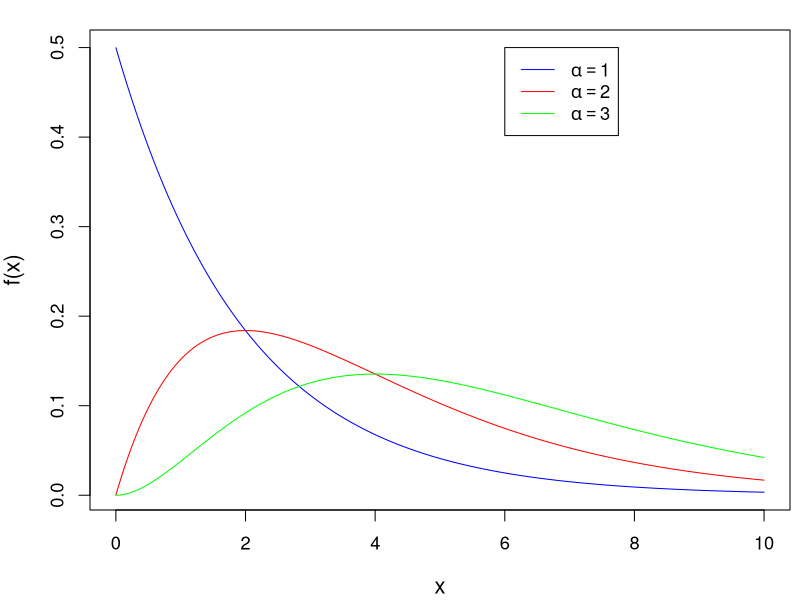
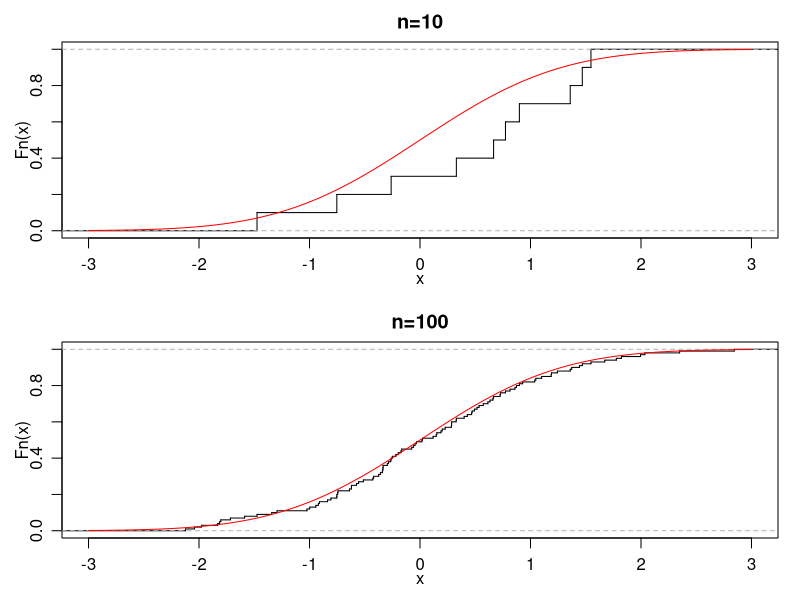

The R source for these figures, in order:
## ---- chunk 1
knitr::opts_chunk$set(echo = TRUE)
knitr::opts_chunk$set(fig.align='center',collapse = TRUE)
## ---- chunk 2
x = seq(0.001,10,length = 10000) #生成横坐标值
lambda = 0.5
alpha = 1
y = dgamma(x,shape=alpha,rate = lambda) #计算相应的密度值
par(mai=c(0.9,0.9,0.3,0.1),cex=1.1) #调整图像边缘空白处大小，初学者可不用设置
plot(x,y,type="l",ylab = "f(x)",col="blue",cex.lab=1.2)

#画第二组参数的图像
alpha = 2
y = dgamma(x,shape=alpha,rate = lambda)
lines(x,y,col="red") #此次通过lines命令画第二组参数的图，若用plot命令则输出一副新的图像，而不是在上一幅图基础上叠加

#画第三组参数的图像
alpha = 3
y = dgamma(x,shape=alpha,rate = lambda)
lines(x,y,col="green")

#画出相应的标注，即图中的小矩形
expr1 = expression(alpha==1) #此命令用于希腊字母的转化
expr2 = expression(alpha==2)
expr3 = expression(alpha==3)
legend(6,0.5,legend=c(expr1,expr2,expr3),col=c("blue","red","green"),lty = c(1,1,1))
## ---- chunk 3
x = rnorm(100) #生成100个标准正态的样本
Fn1 = ecdf(x[1:10]) #计算前10个样本对应的经验分布函数
Fn2 = ecdf(x[1:100]) #计算前100个样本对应的经验分布函数

#计算标准正态分布函数
t = seq(-3,3,by=0.01) #横坐标
y = pnorm(t) #相应的分布函数值

#mfrow表示生成两行一列的图，后面的两个参数用于调整页边距，初学者可不用设置
#最终输出一幅图，包含两幅子图
par(mfrow=c(2,1),mgp=c(1.5,0.8,0),mar=.1+c(3,3,2,1)) 

# 第一幅子图
plot(Fn1,verticals=TRUE,do.points=FALSE,main="n=10",xlim=c(-3,3)) #画经验分布函数
lines(t,y,col="red") #画真实的正态分布函数图像

# 第二幅子图
plot(Fn2,verticals=TRUE,do.points=FALSE,main="n=100",xlim=c(-3,3)) #画经验分布函数
lines(t,y,col="red") #画真实的正态分布函数图像
